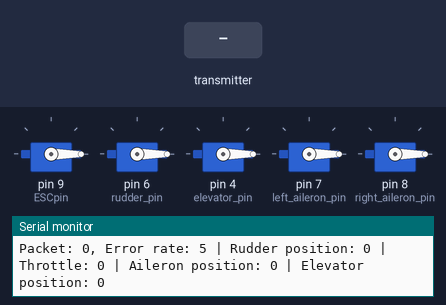
A sketch run on a simulated Arduino Uno, built with avr-gcc and run on an emulated ATmega328P. Shown: 5 × servo, the last lines printed to the serial monitor. The test bench sets the inputs (shaded band). No radio packets arrive unless stated.

Above: at 1.2 s.
1.3 s: the transmitter starts sending buf.0 = 0
At 1.6 s:
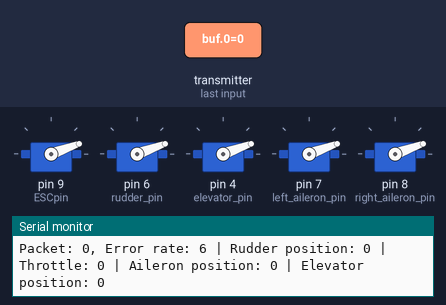
2.8 s: the transmitter starts sending buf.1 = 64
At 3.9 s:
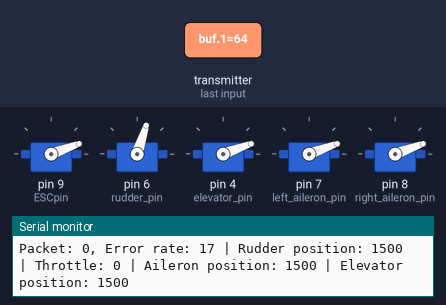
4.3 s: the transmitter starts sending buf.2 = 64
At 5.0 s:
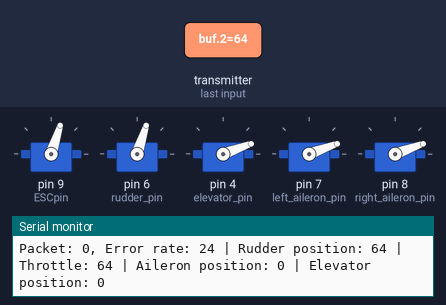
5.8 s: the transmitter starts sending buf.3 = 64
At 6.2 s:
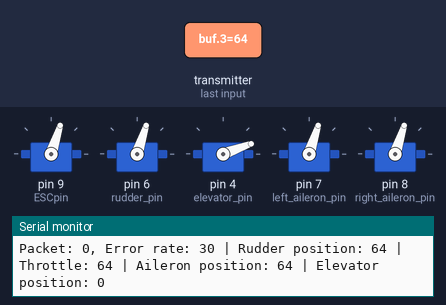
7.3 s: the transmitter starts sending buf.4 = 64
At 8.5 s:
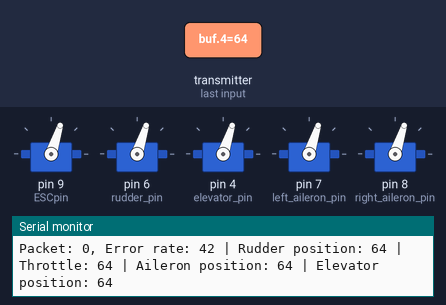
8.8 s: the transmitter starts sending buf.1 = 0
At 9.7 s:
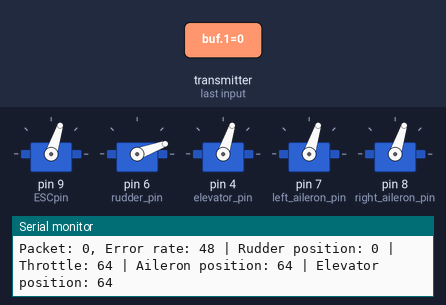
Timing chart, 0 to 11.3 s (numbered marks = the images above; inputs shaded):
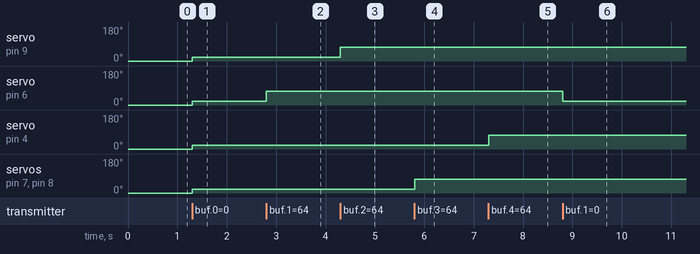

Measured:
- after the input at 1.3 s, servo on pin 9 (ESCpin), servo on pin 6 (rudder_pin), servo on pin 4 (elevator_pin), servo on pin 7 (left_aileron_pin), servo on pin 8 (right_aileron_pin): 0° → 20° at once
- after the input at 2.8 s, servo on pin 6 (rudder_pin): 20° → 72° at once
- after the input at 4.3 s, servo on pin 9 (ESCpin): 20° → 72° at once
- after the input at 5.8 s, servo on pin 7 (left_aileron_pin), servo on pin 8 (right_aileron_pin): 20° → 72° at once
- after the input at 7.3 s, servo on pin 4 (elevator_pin): 20° → 72° at once
- after the input at 8.8 s, servo on pin 6 (rudder_pin): 72° → 20° at once

The sketch:

Onboardcontroller.ino
```cpp
/*
* Shea McGregor, Spencer Hart
* Final Project
* RF receiver code
*/

// ask_receiver.pde
// -*- mode: C++ -*-
// Simple example of how to use RadioHead to receive messages
// with a simple ASK (amplitude shift keying) transmitter in a very simple way.
// Implements a simplex (one-way) receiver with an Rx-B1 module.
// Tested on Arduino Mega, Duemilanova, Uno, Due, Teensy, ESP-12.

// Servo library
#include <ServoTimer2.h>


// Import RadioHead ASK library.
#include <SPI.h>  // Not actually used but needed to compile.
#include <RH_ASK.h>

// Initialize RadioHead library for object "rf_driver".
RH_ASK rf_driver;


// RH library expects RF receiver module to be connected to digital pin 11.
// Initializing variables used to hold joystick values.
uint16_t counter = 0;
uint16_t joystick_left_x_rudder = 0;
uint16_t joystick_left_y_throttle = 0;
uint16_t joystick_right_x_aileron = 0;
uint16_t joystick_right_y_elevator = 0;

// Variables to command servos
int rudder_command;
int throttle_command;
int aileron_command;
int elevator_command;


// Servo control constants
// ServoTimer2 uses a different scale than the usual Servo library.
// Values for the receiver to output:
const int SERVOMID = 1500;
const int SERVO_RX_MIN = 750;
const int SERVO_RX_MAX = 2250;
// Values that the transmitter sends:
const int SERVO_TX_MIN = 0;
const int SERVO_TX_MAX = 180;

// Initializing variables used to hold inforamton about packets.
int currentPacket = 0;
uint8_t errorRate = 0;
uint8_t expectedPacket = 0;

// Initializing variables used to keep track of time.
long lastReceive = millis();                  // Used with respect to incoming packets.
long valueUpdate = millis();                  // Used with respect to sending joystick values to desired location (simulation: to the serial monitor, reality: to the servos).
long throttle_error_adjust_timer = millis();  // Used with respect to landing the plane upon high packet error.

// Pin declarations
const int ESCpin = 9;
const int rudder_pin = 6;
const int elevator_pin = 4;
const int left_aileron_pin = 7;
const int right_aileron_pin = 8;

// Control servos and main motor
ServoTimer2 ESC;
ServoTimer2 left_aileron;
ServoTimer2 right_aileron;
ServoTimer2 elevator;
ServoTimer2 rudder;

void setup() {
  // Initialize ASK object.
  rf_driver.init();
  // Setup serial monitor.
  Serial.begin(9600);

  // Attach servos to their corresponding pins
  ESC.attach(ESCpin);
  rudder.attach(rudder_pin);
  elevator.attach(elevator_pin);
  left_aileron.attach(left_aileron_pin);
  right_aileron.attach(right_aileron_pin);
}


void loop() {

  // Initializing "buf" (buffer) as an array to hold 5 bytes/channels.
  uint8_t buf[5];
  uint8_t buflen = sizeof(buf);  // Variable to hold length/size of array.

  // Initializing boolean variable to keep track of errors. Starts at a value of NO error.
  bool isError = false;

  // The case of receiving a message. Giving names to each byte in the message.
  if (rf_driver.recv(buf, &buflen)) {
    currentPacket = (uint8_t)buf[0];
    joystick_left_x_rudder = (uint8_t)buf[1];
    joystick_left_y_throttle = (uint8_t)buf[2];
    joystick_right_x_aileron = (uint8_t)buf[3];
    joystick_right_y_elevator = (uint8_t)buf[4];

    // Starting timer for "received message" case.
    lastReceive = millis();

    // Map received servo values to the servo values that we can actually use with this library
    rudder_command = map(joystick_left_x_rudder, SERVO_TX_MIN, SERVO_TX_MAX, SERVO_RX_MIN, SERVO_RX_MAX);
    throttle_command = map(joystick_left_y_throttle, SERVO_TX_MIN, SERVO_TX_MAX, SERVO_RX_MIN, SERVO_RX_MAX);
    aileron_command = map(joystick_right_x_aileron, SERVO_TX_MIN, SERVO_TX_MAX, SERVO_RX_MIN, SERVO_RX_MAX);
    elevator_command = map(joystick_right_y_elevator, SERVO_TX_MIN, SERVO_TX_MAX, SERVO_RX_MIN, SERVO_RX_MAX);


    // Add to error if the packet number does not match the expected packet value. Initially, it expects a packet value of 0 (denoting the first packet sent).
    if (currentPacket != expectedPacket) {
      isError = true;
      errorRate++;
    }

    // Will now expect to receive the next packet value.
    expectedPacket = currentPacket + 1;

    //If there was no error, decrease error counter.
    if (!isError) {
      if (errorRate > 0) {
        errorRate--;
      }
    }
  }
  // No message was received after a period of time, increase error counter.
  if (!isError && (millis() - lastReceive > 200)) {
    errorRate++;
    isError = true;
    lastReceive = millis();
  }

  // Straighten plane and slowly decrease throttle to 0 if the error becomes too great (meaning we begin to lose connection).
  if (errorRate > 10 && (millis() - throttle_error_adjust_timer > 350)) {
    joystick_left_x_rudder = SERVOMID;
    joystick_right_x_aileron = SERVOMID;
    joystick_right_y_elevator = SERVOMID;
    if (joystick_left_y_throttle > 10) {
      joystick_left_y_throttle = joystick_left_y_throttle - 1;
    } else {
      joystick_left_y_throttle = 0;
    }
    throttle_error_adjust_timer = millis();
  }


  // Error counter should not go past 100.
  if (errorRate > 100) {
    errorRate = 100;
  }

  //Sending joystick values to desired location.
  if (millis() - valueUpdate > 150) {

    Serial.print("Packet: ");
    Serial.print(currentPacket);

    Serial.print(", Error rate: ");
    Serial.print(errorRate);

    Serial.print(" | Rudder position: ");
    Serial.print(joystick_left_x_rudder);

    Serial.print(" | Throttle: ");
    Serial.print(joystick_left_y_throttle);

    Serial.print(" | Aileron position: ");
    Serial.print(joystick_right_x_aileron);

    Serial.print(" | Elevator position: ");
    Serial.println(joystick_right_y_elevator);
    Serial.println();

    valueUpdate = millis();
  }

  move_controls();
}

void move_controls() {
  rudder.write(rudder_command);
  ESC.write(throttle_command);
  left_aileron.write(aileron_command);
  right_aileron.write(aileron_command);  // Aileron servos face opposite directions so they can get the same command
  elevator.write(elevator_command);
}
```
